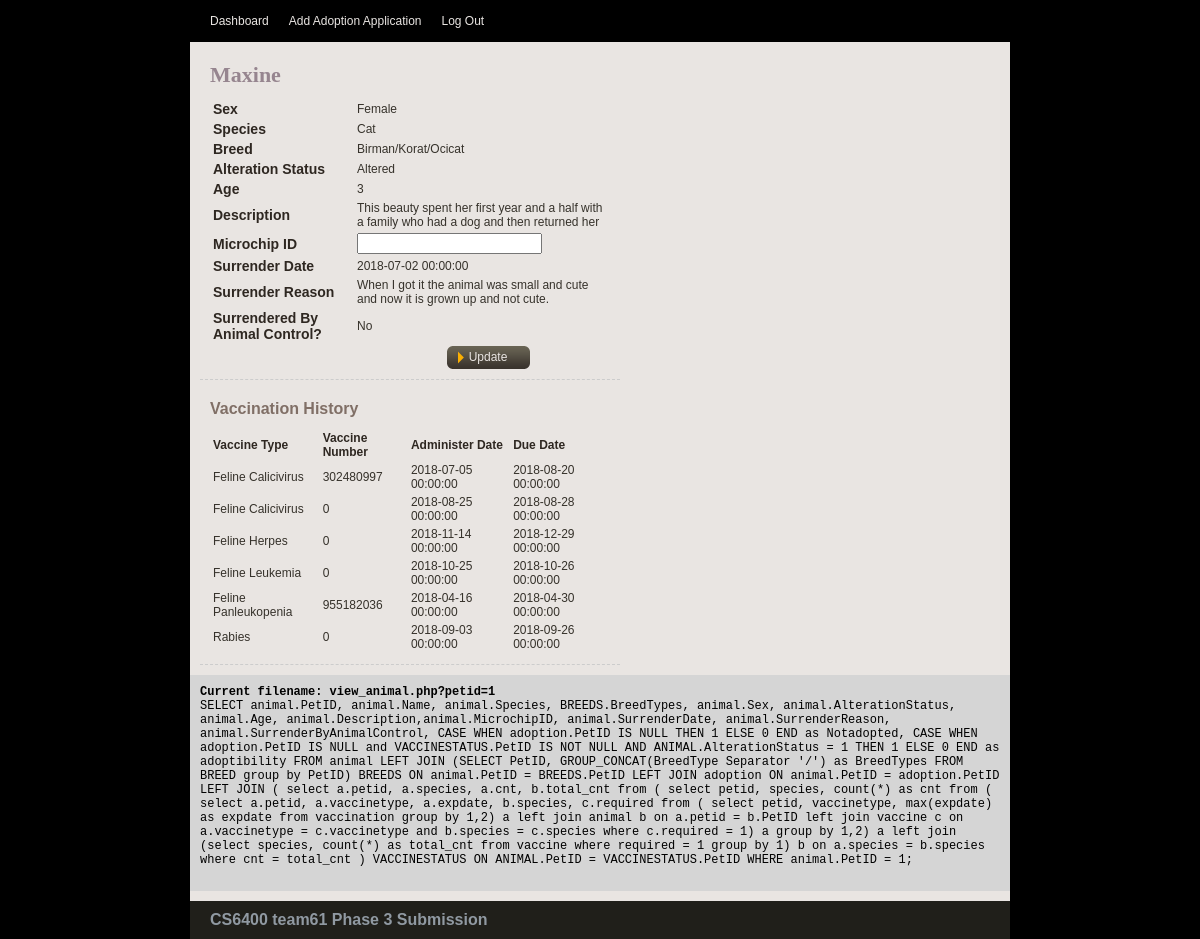
Page /view_animal.php?petid=1 (signed in) on the committed database.
### tables this page shows
CREATE TABLE ANIMAL (
    PetID INT NOT NULL AUTO_INCREMENT,
    AlterationStatus BOOLEAN NOT NULL,
    Name VARCHAR(45) NOT NULL,
    Sex VARCHAR(10) NOT NULL,
    Age FLOAT NOT NULL,
    Description VARCHAR(200) NOT NULL,
    Species VARCHAR(20) NOT NULL,
    SurrenderReason VARCHAR(200) NOT NULL,
    SurrenderByAnimalControl BOOLEAN NOT NULL,
    SurrenderDate DATETIME NOT NULL,
    MicrochipID VARCHAR(50) NULL,
    Username VARCHAR(20) NOT NULL,
    PRIMARY KEY (PetID),
    FOREIGN KEY (Species) REFERENCES SPECIES (Species),
    FOREIGN KEY (Username) REFERENCES `USER` (Username));

### view_animal.php (the view, shortened to what this page needs)
<?php
include('lib/common.php');
$petid = $_REQUEST['petid'];
$query = "SELECT Species FROM ANIMAL WHERE PetID = '$petid' ";
$result = mysqli_query($db, $query);
$row = mysqli_fetch_array($result, MYSQLI_ASSOC);
$query = "SELECT animal.PetID, animal.Name, animal.Species, BREEDS.BreedTypes, animal.Sex, animal.AlterationStatus, animal.Age, animal.Description,animal.MicrochipID, animal.SurrenderDate, animal.SurrenderReason, animal.SurrenderByAnimalControl, " .
    "        CASE WHEN adoption.PetID IS NULL THEN 1 ELSE 0 END as Notadopted, CASE WHEN adoption.PetID IS NULL and VACCINESTATUS.PetID IS NOT NULL AND ANIMAL.AlterationStatus = 1 THEN 1 ELSE 0 END as adoptibility " .
    "FROM animal LEFT JOIN (SELECT PetID, GROUP_CONCAT(BreedType Separator '/') as BreedTypes FROM BREED group by PetID) BREEDS " .
    "ON animal.PetID = BREEDS.PetID LEFT JOIN adoption ON animal.PetID = adoption.PetID " .
    "LEFT JOIN ( " .
    "           select a.petid, a.species, a.cnt, b.total_cnt from ( " .
    "                select petid, species, count(*) as cnt from ( " .
    "                    select a.petid, a.vaccinetype, a.expdate, b.species, c.required " .
    "                    from ( " .
    "                        select petid, vaccinetype, max(expdate) as expdate " .
    "                        from vaccination " .
    "                        group by 1,2) a " .
    "                    left join animal b  " .
    "                    on a.petid = b.PetID " .
    "                    left join vaccine c " .
    "                    on a.vaccinetype = c.vaccinetype and b.species = c.species " .
    "                    where c.required = 1) a " .
    "                   group by 1,2) a " .
    "                left join (select species, count(*) as total_cnt from vaccine where required = 1 group by 1) b " .
    "                on a.species = b.species " .
    "                where cnt = total_cnt " .
    "        ) VACCINESTATUS " .
    "        ON ANIMAL.PetID = VACCINESTATUS.PetID WHERE animal.PetID = $petid";
$result = mysqli_query($db, $query);
if (!is_bool($result) && (mysqli_num_rows($result) > 0)) {
    $row = mysqli_fetch_array($result, MYSQLI_ASSOC);
} else {
    array_push($error_msg,  "Query ERROR: Failed to get animal detail...<br>" . __FILE__ . " line:" . __LINE__);
}
$query = "SELECT * FROM vaccination WHERE PetID = $petid ";
$vaccineresult = mysqli_query($db, $query);
?>
<?php include("lib/header.php"); ?>
</head>
<body>
    <div id="main_container">
        <?php include("lib/menu.php"); ?>
        <div class="center_content">
            <div class="center_left">
                <div class="title_name">
                    <?php print $row['Name']; ?>
                </div>
                <div class="features">
                    <div class="section">
                        <?php
                        $redirecturl = "view_animal.php?petid=" . $petid;
                        print "<form name='updateform' action='$redirecturl' method='post'>";
                        ?>
                        <table>
                            <tr>
                                <td class="item_label">Sex</td>
                                <td>
                                    <?php if ($row['Sex'] == 'male') {
                                        print 'Male';
                                    } elseif ($row['Sex'] == 'female') {
                                        print 'Female';
                                    } else {
                                        print '<select name="sex">';
                                        print "<option value='male'>Male</option>";
                                        print "<option value='female'>Female</option>";
                                        print "<option value='unknown' selected = 'true'>Unknown</option>";
                                        print '</select>';
                                    } ?>
                                </td>
                            </tr>
                            <tr>
                                <td class="item_label">Species</td>
                                <td>
                                    <?php print $row['Species']; ?>
                                </td>
                            </tr>
                            <tr>
                                <td class="item_label">Breed</td>
                                <td>
                                    <?php
                                    if ($row['BreedTypes'] != 'Unknown' && $row['BreedTypes'] != 'Mixed') {
                                        print $row['BreedTypes'];
                                    }
                                    ?>
                                </td>
                            </tr>
                            <tr>
                                <td class="item_label">Alteration Status</td>
                                <td>
                                    <?php
                                    if ($row['AlterationStatus'] == 1) {
                                        print 'Altered';
                                    } else {
                                        print '<select name="alterationstatus" required>';
                                        print "<option value=1>Altered</option>";
                                        print "<option value=0 selected = 'true'>Not yet altered</option>";
                                        print "</select>";
                                    }
                                    ?>
                                </td>
                            </tr>
                            <tr>
                                <td class="item_label">Age</td>
                                <td>
                                    <?php print $row['Age']; ?>
                                </td>
                            </tr>
                            <tr>
                                <td class="item_label">Description</td>
                                <td>
                                    <?php print $row['Description']; ?>
                                </td>
                            </tr>
                            <tr>
                                <td class="item_label">Microchip ID</td>
                                <td>
                                    <?php
                                    if (!empty($row['MicrochipID'])) {
                                        print $row['MicrochipID'];
                                    } else {
                                        print "<input type='text' name='microchipid'>";
                                    }
                                    ?>
                                </td>
                            </tr>
                            <tr>
                                <td class="item_label">Surrender Date</td>
                                <td>
                                    <?php print $row['SurrenderDate']; ?>
                                </td>
                            </tr>
                            <tr>
                                <td class="item_label">Surrender Reason</td>
                                <td>
                                    <?php print $row['SurrenderReason']; ?>
                                </td>
                            </tr>
                            <tr>
                                <td class="item_label">Surrendered By Animal Control?</td>
                                <td>
                                    <?php if ($row['SurrenderByAnimalControl'] == 1) {
                                        print 'Yes';
                                    } else {
                                        print 'No';
                                    } ?>
                                </td>
                            </tr>
                        </table>
                        <a href="javascript:updateform.submit();" class="fancy_button">Update</a>
                        </form>
                    </div>
                    <div class="section">
                        <div class="subtitle">Vaccination History</div>
                        <table>
                            <tr>
                                <th class="heading">Vaccine Type</th>
                                <th class="heading">Vaccine Number</th>
                                <th class="heading">Administer Date</th>
                                <th class="heading">Due Date</th>
                            </tr>
                            <?php
                            if (isset($vaccineresult)) {
                                while ($row = mysqli_fetch_array($vaccineresult, MYSQLI_ASSOC)) {
                                    print "<tr>";
                                    print "<td>{$row['VaccineType']}</td>";
                                    print "<td>{$row['VaccinationNumber']}</td>";
                                    print "<td>{$row['AdminDate']}</td>";
                                    print "<td>{$row['ExpDate']}</td>";
                                    print "</tr>";
                                }
                            }    ?>
                        </table>
                    </div>
                </div>
            </div>
            <?php include("lib/error.php"); ?>
        </div>
        <?php include("lib/footer.php"); ?>
    </div>
</body>
</html>

### css/shelter_management.css (style rules this page uses)
body { background:url(../img/bg.gif) repeat #000000; padding:0; font-family: Verdana, Geneva, sans-serif; font-size:12px; margin:auto auto auto auto; color:#36322b; }
table { width: 100%; }
th, td { padding: 1px; text-align: left; }
a.fancy_button { display:block; width:68px; height:24px; line-height:24px; text-align:center; color:#E9E5E2; float:right; margin:0px 78px 0px 0px; padding:0px 10px 0px 10px; font-family: Verdana, Geneva, sans-serif; font-size:12px; text-decoration:none; background:url(../img/read_more_bg.gif) no-repeat center; }
#main_container { width:820px; height:auto; margin:auto; padding:0px; }
.title_name { width: auto; font-family: Georgia, serif; font-weight:bold; font-size:22px; color:#96858F; margin:0px 10px 0px 10px; }
.item_label { font-family: Verdana, Geneva, sans-serif; width:140px; font-weight:bold; font-size:14px; color:#2e2721; }
.heading { font-size:12px; color:#2e2721; font-weight:bold; }
.subtitle { width: 600px; font-family: Verdana, Geneva, sans-serif; font-weight:bold; font-size:16px; color:#806F66; padding:10px 0px 10px 0px; }
.center_content { width:820px; height:auto; padding:10px 0px 10px 0px; clear:both; background-color:#E9E5E2; }
.center_left { width:600px; float:left; padding:10px 10px 10px 10px; }
.section { float:left; width:400px; border-bottom:1px #CCCCCC dashed; padding:10px 10px 10px 10px; }

### rows in the picture
animal: Name "Maxine", Species "Cat", Age "3", Description "This beauty spent her first year and a half with a family who had a dog and then returned her", SurrenderDate "2018-07-02 00:00:00", SurrenderReason "When I got it the animal was small and cute and now it is grown up and not cute."

### other values in the picture
$row['BreedTypes'] "Birman/Korat/Ocicat"
$row['VaccineType'] "Feline Calicivirus"
$row['VaccinationNumber'] "302480997"
$row['AdminDate'] "2018-07-05 00:00:00"
$row['ExpDate'] "2018-08-20 00:00:00"
$row['VaccinationNumber'] "0"
$row['AdminDate'] "2018-08-25 00:00:00"
$row['ExpDate'] "2018-08-28 00:00:00"
$row['VaccineType'] "Feline Herpes"
$row['AdminDate'] "2018-11-14 00:00:00"
$row['ExpDate'] "2018-12-29 00:00:00"
$row['VaccineType'] "Feline Leukemia"
$row['AdminDate'] "2018-10-25 00:00:00"
$row['ExpDate'] "2018-10-26 00:00:00"
$row['VaccineType'] "Feline Panleukopenia"
